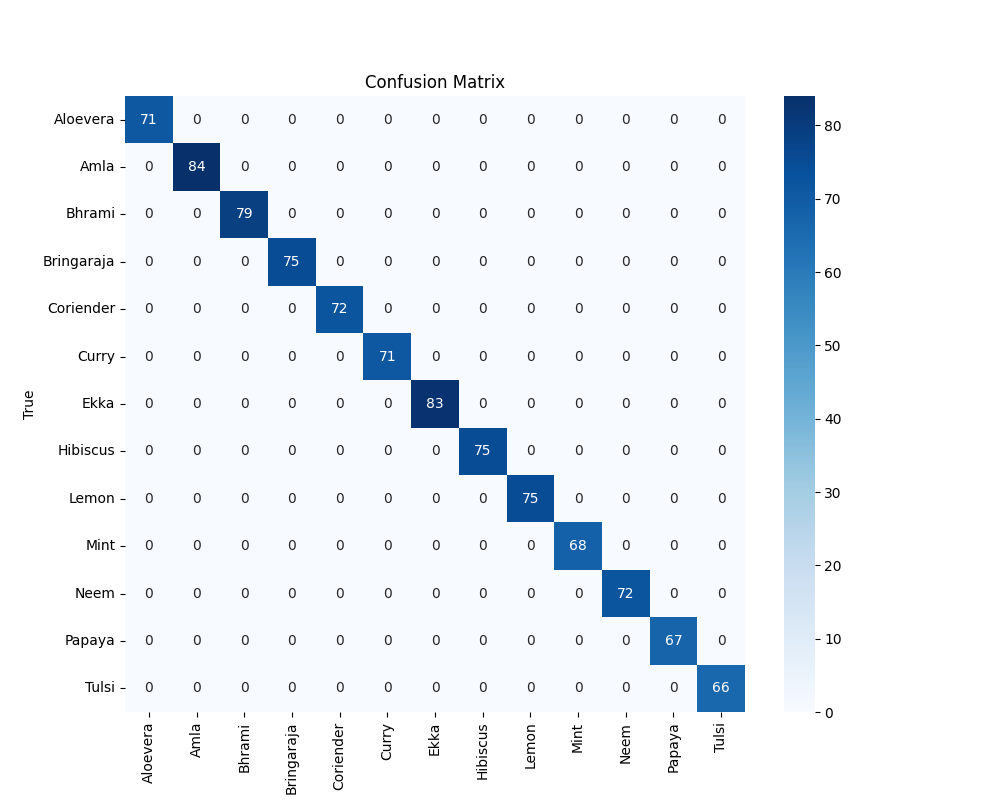

This figure's Python source:
import numpy as np
import matplotlib.pyplot as plt
import seaborn as sns

# Class labels
classes = ["Aloevera", "Amla", "Bhrami", "Bringaraja", "Coriender",
           "Curry", "Ekka", "Hibiscus", "Lemon", "Mint",
           "Neem", "Papaya", "Tulsi"]

# Create a simulated confusion matrix
np.random.seed(42)
matrix = np.zeros((len(classes), len(classes)))

for i in range(len(classes)):
    matrix[i][i] = np.random.randint(65, 85)  # strong diagonal (correct predictions)

# Plot
plt.figure(figsize=(10,8))
sns.heatmap(matrix, annot=True, cmap="Blues", fmt=".0f",
            xticklabels=classes, yticklabels=classes)

plt.title("Confusion Matrix")
plt.xlabel("Predicted")
plt.ylabel("True")

# Save image
plt.savefig("confusion_matrix.png")

plt.show()
